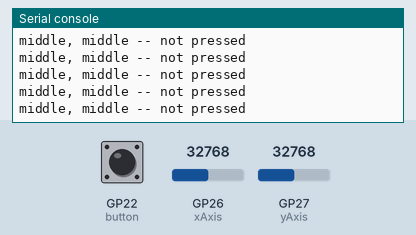
This program was run on a simulated Raspberry Pi Pico running MicroPython. Shown: the last lines printed to the serial console. Inputs (shaded band) come from the test bench; at power-on: GP26 (xAxis) = 32768, GP27 (yAxis) = 32768, GP22 (button) HIGH (analog values on the 0–65535 scale).

Above: at 1.2 s.
1.3 s: GP26 (xAxis) set to 4345
At 1.31 s:
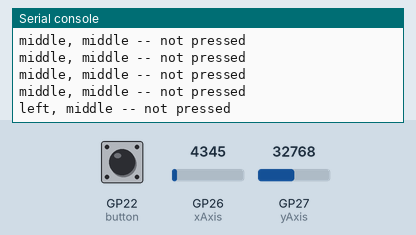
2.8 s: GP27 (yAxis) set to 4345
At 2.82 s:
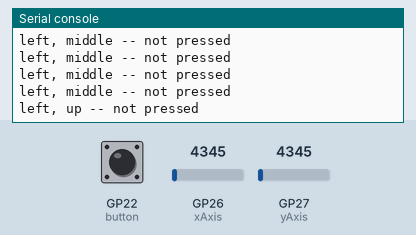
4.3 s: GP22 (button) pulled LOW for 0.15 s
At 4.33 s:
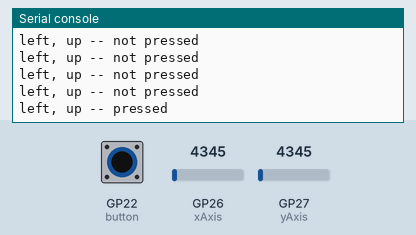
5.9 s: GP26 (xAxis) set to 5655
At 5.93 s:
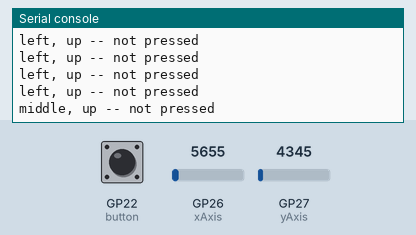
7.4 s: GP22 (button) pulled LOW for 1 s
At 7.44 s:
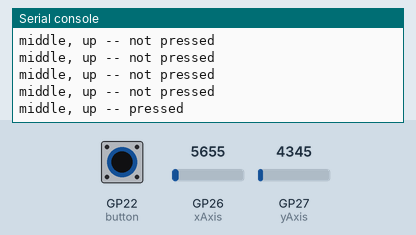
9.9 s: GP27 (yAxis) set to 61190
At 9.95 s:
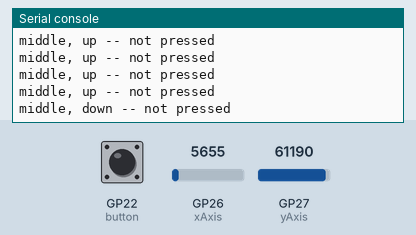

The program:

joystick.py
```python
from machine import Pin, ADC
import utime

# Connect joystick like this:
# GND -> pin 38 (gnd)
# +5V -> pin 36 (3v3 out)
# VRX -> pin 31 (ADC0 / gp26)
# VRY -> pin 32 (ADC1 / gp27)
# SW  -> pin 29 (gp22)

xAxis = ADC(Pin(26))
yAxis = ADC(Pin(27))
button = Pin(22, Pin.IN, Pin.PULL_UP)

def isPressed(int):
    if int == 0:
        return "pressed"
    else:
        return "not pressed"

def xDirection(value):
    if value < 5000:
        return "left"
    elif value > 60535:
        return "right"
    else:
        return "middle"

def yDirection(value):
    if value < 5000:
        return "up"
    elif value > 60535:
        return "down"
    else:
        return "middle"

while True:
    xValue = xAxis.read_u16()
    yValue = yAxis.read_u16()
#    print(str(xValue) +", " + str(yValue) + " -- " + str(button.value()))
    # nicer print values
    print(xDirection(xValue) +", " + yDirection(yValue) + " -- " + isPressed(button.value()))
    utime.sleep(0.1)
```

Measured:
- after the input at 1.3 s, the serial console: prints a new line at once (image 1)
- after the input at 2.8 s, the serial console: prints a new line at once (image 2)
- after the input at 4.3 s, the serial console: prints a new line at once (image 3)
- after the input at 5.9 s, the serial console: prints a new line at once (image 4)
- after the input at 7.4 s, the serial console: prints a new line at once (image 5)
- after the input at 9.9 s, the serial console: prints a new line after 0.05 s (image 6)
